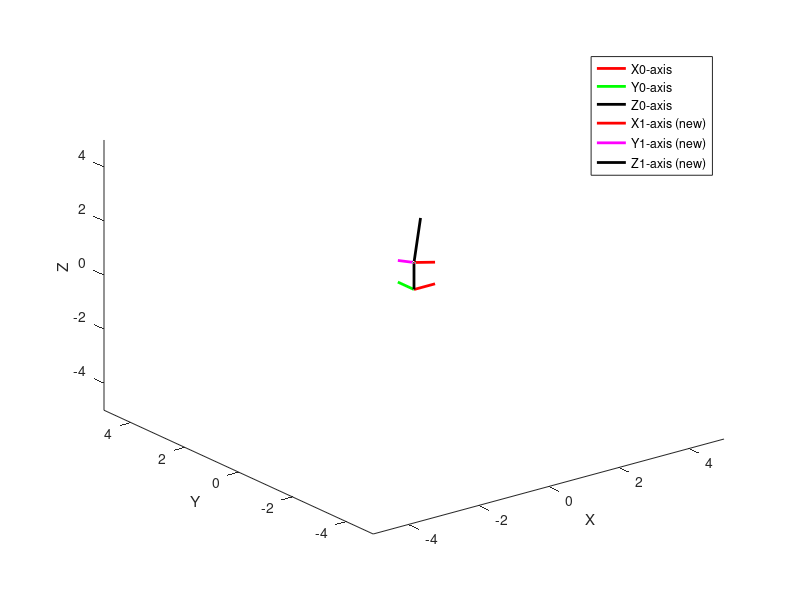

Source code (MATLAB):
% Define the x, y, and z data
x = [0 1];
y = [0 1];
z = [0 1];

%clear plot
clf

%---------------------0-------------------------------- Plot the x-axis in red
plot3([0 0.6], [0 0], [0 0], 'r', 'LineWidth', 2, 'DisplayName', 'X0-axis'); hold on;

% Plot the y-axis in green
plot3([0 0], [0 0.6], [0 0], 'g', 'LineWidth', 2, 'DisplayName', 'Y0-axis');

% Plot the z-axis in blue
plot3([0 0], [0 0], [0 1], 'k', 'LineWidth', 2, 'DisplayName', 'Z0-axis');
% 
% % --------------1----------------------------- Plot the new x-axis in yellow and add a label
 plot3([0 0.6], [0 0], [1 0.8], 'r', 'LineWidth', 2, 'DisplayName', 'X1-axis (new)');
% 
% % Plot the new y-axis in magenta and add a label
plot3([0 0], [0 0.6], [1 0.8], 'm', 'LineWidth', 2, 'DisplayName', 'Y1-axis (new)');
% 
% % Plot the new z-axis in cyan and add a label
plot3([0 0.8], [0 .8], [1 2], 'k', 'LineWidth', 2, 'DisplayName', 'Z1-axis (new)');


    % % % -----------------2------------------------Plot the new x-axis in yellow and add a label
    %  plot3([0.8 1.2], [0 0], [2 1.8], 'r', 'LineWidth', 2, 'DisplayName', 'X2-axis (new)');
    % % 
    % % % Plot the new y-axis in magenta and add a label
    % plot3([0 0], [0.8 1.2], [2 1.8], 'm', 'LineWidth', 2, 'DisplayName', 'Y2-axis (new)');
    % % 
    % % % Plot the new z-axis in cyan and add a label
    % plot3([0.8 1.8], [0.8 1.8], [2 3], 'k', 'LineWidth', 2, 'DisplayName', 'Z2-axis (new)');
    % % 
    % % % Set the axis limits to [0,1] in all directions
    % % axis([0 1 0 1 0 1])

% Set the axis limits to [0,1] in all directions
axis([-5 5 -5 5 -5 5])

% Add labels for the axes
xlabel('X');
ylabel('Y');
zlabel('Z');



% Enable rotation on the 3D plot
rotate3d on;

% Add a legend to the plot
legend('show');
% 
% % Define the number of rotation steps
% steps = 100;
% 
% % Define the rotation angle (in degrees)
% angle = 360 / steps;
% 
% % Use a for loop to rotate the axis around the X-Y plane
% for i = 1:steps
%     view(i * angle, 30);
%     drawnow;
% end
